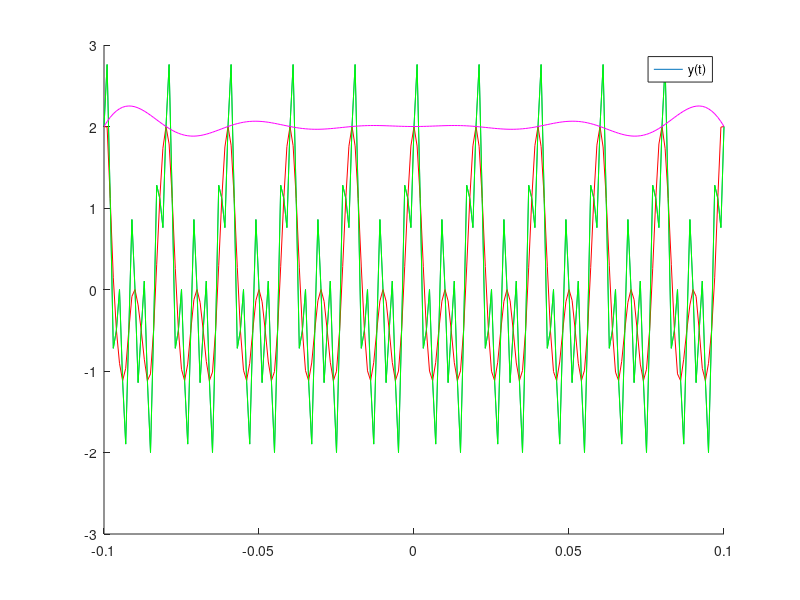

Here is the MATLAB script that generated this plot: (Note: this script raises an error after producing the figure.)
t=-0.1:.001:0.1;
z=cos(100*pi*t)+ cos(200*pi*t)+sin(500*pi*t);

Ts1=0.002;
N1=-50:1:50;
Xs1=cos(100*pi*N1*Ts1)+cos(200*pi*N1*Ts1)+sin(500*pi*N1*Ts1);

Ts2=0.0001;
N2=-1000:1:1000;
Xs2=cos(100*pi*N2*Ts2)+cos(200*pi*N2*Ts2)+sin(500*pi*N2*Ts2);

Ts3=0.02;
N3=-5:1:5;
Xs3=cos(100*pi*N3*Ts3)+cos(200*pi*N3*Ts3)+sin(500*pi*N3*Ts3);

for k=1:1:length(t)
    x1(k)=Xs1*sinc((t(k)-N1*Ts1)/Ts1)';
end;


for k=1:1:length(t)
    x2(k)=Xs2*sinc((t(k)-N2*Ts2)/Ts2)';
end;

for k=1:1:length(t)
    x3(k)=Xs3*sinc((t(k)-N3*Ts3)/Ts3)';
end;



figure('Name','Reconstructed Signal for Ts=0.02');
hold on;

plot(t,z);%G.1.2
hold on;
plot(t,x1,'-r');%G.1.3 
hold on;
plot(t,x2,'-g');%G.1.4
hold on;
plot(t,x3,'-m');%G.1.5
legend('Xs(t)');
legend('y(t)');
TITLE ('G.1.5');
xlabel('Time');
ylabel('x1(t)');
grid on;